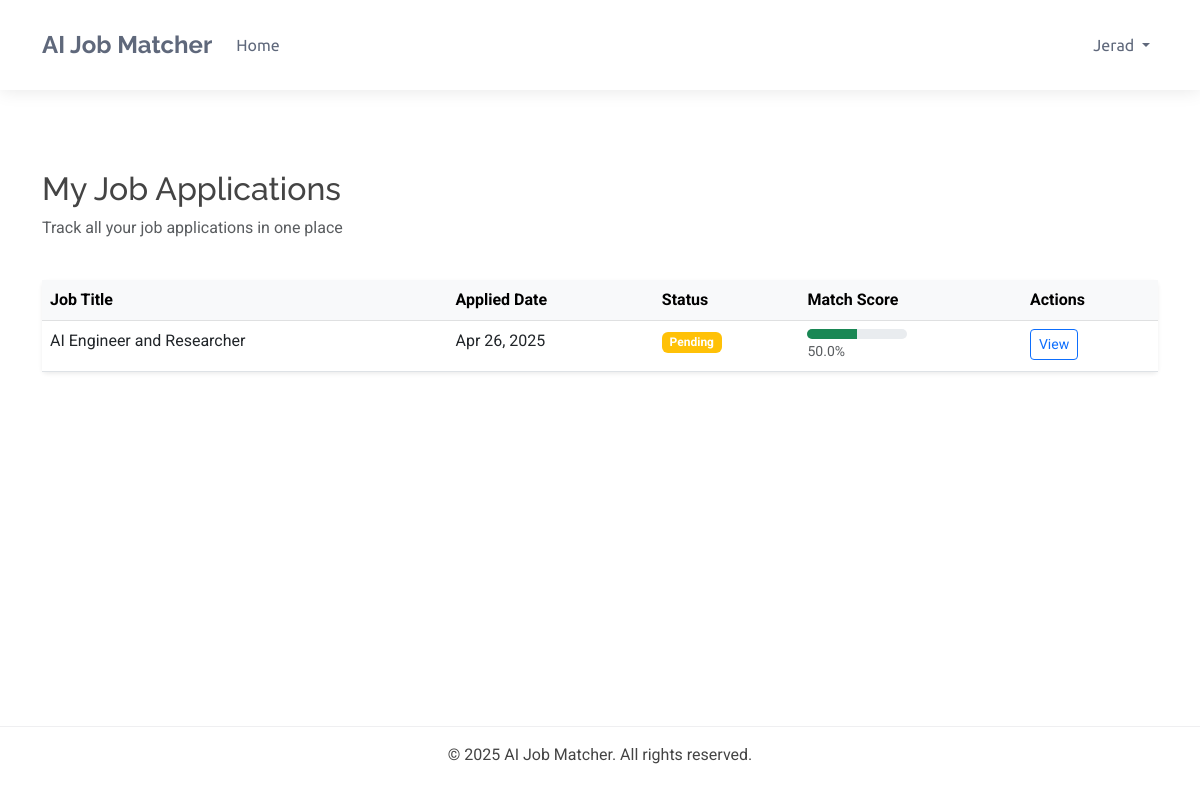
The page /candidate/applications/ (signed in) on the database as committed earlier.
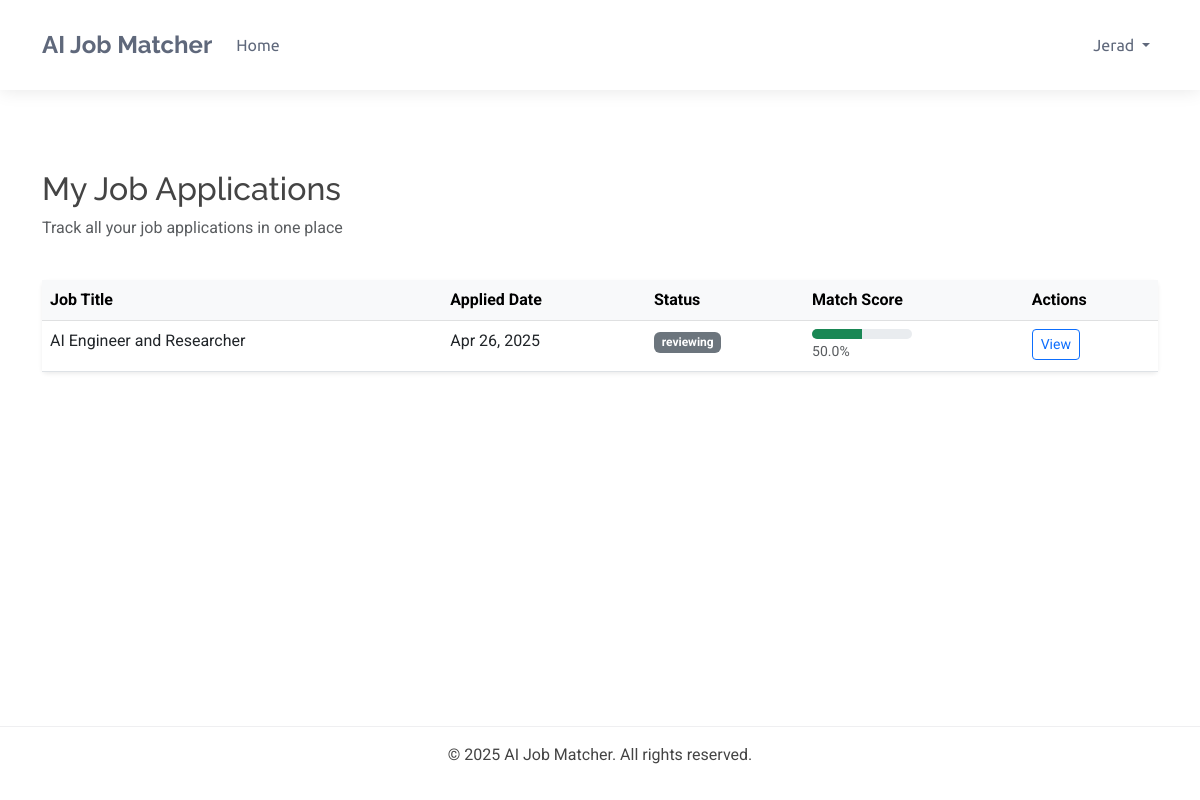
The same page on the database as committed later.
### dashboards/models.py (models this page shows, shortened)
class BaseModel(models.Model):
    created_at = models.DateTimeField(auto_now_add=True)
    updated_at = models.DateTimeField(auto_now=True)
    class Meta:
        abstract = True

class JobApplication(BaseModel):
    STATUS_CHOICES = (
        ('pending', 'Pending'),
        ('reviewing', 'Reviewing'),
        ('shortlisted', 'Shortlisted'),
        ('rejected', 'Rejected'),
        ('interview', 'Interview'),
        ('offer', 'Offer Extended'),
        ('hired', 'Hired'),
        ('declined', 'Declined'),
    )
    job = models.ForeignKey(JobPosting, on_delete=models.CASCADE, related_name='applications')
    candidate = models.ForeignKey(Candidate, on_delete=models.CASCADE, related_name='applications')
    resume = models.ForeignKey(Resume, on_delete=models.CASCADE, related_name='applications', null=True, blank=True)
    cover_letter = models.TextField(_('cover letter'), blank=True, null=True)
    status = models.CharField(_('status'), max_length=20, choices=STATUS_CHOICES, default='pending')
    match_score = models.FloatField(_('match score'), validators=[MinValueValidator(0), MaxValueValidator(100)], default=0)
    recruiter_notes = models.TextField(_('recruiter notes'), blank=True, null=True)
    class Meta:
        ordering = ['-match_score', '-created_at']
        verbose_name = _('Job Application')
        verbose_name_plural = _('Job Applications')

class JobPosting(BaseModel):
    STATUS_CHOICES = (
        ('active', 'Active'),
        ('filled', 'Filled'),
        ('expired', 'Expired'),
        ('draft', 'Draft'),
    )
    recruiter = models.ForeignKey(Recruiter, on_delete=models.CASCADE, related_name='job_postings')
    title = models.CharField(_('job title'), max_length=255)
    company_name = models.CharField(_('company name'), max_length=255)
    category = models.CharField(_('job category'), max_length=100)
    description = models.TextField(_('job description'))
    requirements = models.TextField(_('job requirements'))
    responsibilities = models.TextField(_('responsibilities'))
    location = models.CharField(_('location'), max_length=255)
    salary_min = models.DecimalField(_('minimum salary'), max_digits=12, decimal_places=2, null=True, blank=True)
    salary_max = models.DecimalField(_('maximum salary'), max_digits=12, decimal_places=2, null=True, blank=True)
    experience_required = models.PositiveIntegerField(_('experience required (years)'), default=0)
    education_level = models.CharField(_('education level'), max_length=100)
    employment_type = models.CharField(_('employment type'), max_length=50)
    status = models.CharField(_('status'), max_length=20, choices=STATUS_CHOICES, default='active')
    expiry_date = models.DateField(_('expiry date'), default=timezone.now)
    skills_required = models.TextField(_('skills required'))
    embedding_vector = models.BinaryField(_('job embedding vector'), null=True, blank=True)
    class Meta:
        ordering = ['-created_at']
        verbose_name = _('Job Posting')
        verbose_name_plural = _('Job Postings')

### candidate/views.py (the view)
# urls.py: path('applications/', views.application_list, name='application_list'),
@login_required
@user_passes_test(is_candidate)
def application_list(request):
    try:
        candidate = request.user.candidate
    except Candidate.DoesNotExist:
        messages.error(request, "Candidate profile not found")
        return redirect('accounts:profile')
    applications = JobApplication.objects.filter(
        candidate=candidate
    ).order_by('-created_at')
    context = {
        'applications': applications,
    }
    return render(request, 'candidate/application_list.html', context)

### candidate/views.py (called while the page is built)
def is_candidate(user):
    return user.is_authenticated and user.role == 'Candidate'

### templates/candidate/application_list.html (shortened to what this page needs)
{% extends "candidate/base.html" %}
{% load static %}
{% block content %}
<div class="container mt-4">
    <div class="row mb-4">
        <div class="col-12">
            <h1 class="h2">My Job Applications</h1>
            <p class="text-muted">Track all your job applications in one place</p>
        </div>
    </div>
    <div class="row">
        <div class="col-12">
            {% if applications %}
                <div class="card shadow-sm">
                    <div class="table-responsive">
                        <table class="table table-hover mb-0">
                            <thead class="table-light">
                                <tr>
                                    <th>Job Title</th>
                                    <th>Applied Date</th>
                                    <th>Status</th>
                                    <th>Match Score</th>
                                    <th>Actions</th>
                                </tr>
                            </thead>
                            <tbody>
                                {% for application in applications %}
                                <tr>
                                    <td>{{ application.job.title }}</td>
                                    <td>{{ application.created_at|date:"M d, Y" }}</td>
                                    <td>
                                        {% if application.status == 'pending' %}
                                            <span class="badge bg-warning">Pending</span>
                                        {% elif application.status == 'reviewed' %}
                                            <span class="badge bg-info">Reviewed</span>
                                        {% elif application.status == 'interview' %}
                                            <span class="badge bg-primary">Interview</span>
                                        {% elif application.status == 'rejected' %}
                                            <span class="badge bg-danger">Rejected</span>
                                        {% elif application.status == 'accepted' %}
                                            <span class="badge bg-success">Accepted</span>
                                        {% else %}
                                            <span class="badge bg-secondary">{{ application.status }}</span>
                                        {% endif %}
                                    </td>
                                    <td>
                                        {% if application.match_score %}
                                            <div class="progress" style="height: 10px; width: 100px;">
                                                <div class="progress-bar bg-success" role="progressbar"
                                                     style="width: {{ application.match_score }}%"
                                                     aria-valuenow="{{ application.match_score }}"
                                                     aria-valuemin="0"
                                                     aria-valuemax="100">
                                                </div>
                                            </div>
                                            <small class="text-muted">{{ application.match_score }}%</small>
                                        {% else %}
                                            <span class="text-muted">N/A</span>
                                        {% endif %}
                                    </td>
                                    <td>
                                        <a href="{% url 'candidate:application_detail' application.id %}" class="btn btn-sm btn-outline-primary">
                                             View
                                        </a>
                                    </td>
                                </tr>
                                {% endfor %}
                            </tbody>
                        </table>
                    </div>
                </div>
            {% endif %}
        </div>
    </div>
</div>
{% endblock %}

Rows that differ between the two databases and show on the page:
changed JobApplication "AI Engineer and Researcher": status (not shown) → "reviewing"; no longer shows "Pending"
